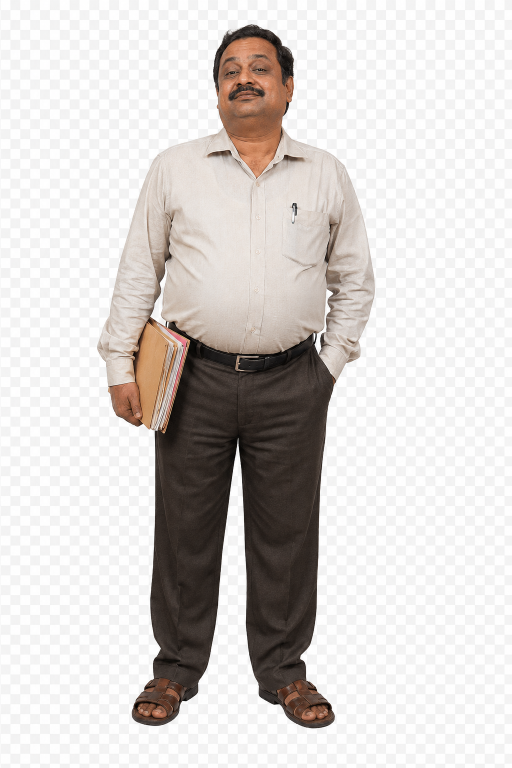
#> input picture assets/source/social_universe/2100544c-f21e-496a-bccf-c8bdc2edec91.png, 1024 x 1536 px (shown at 1/2 size)
$ python -i make_social_sample_assets.py   (imports and definitions only)
#> lines starting #> are read from the running program, lines starting #| are printed output that depends on the picture
#> further down, picture is the input picture: PIL image 1024x1536 RGB; mean R, G, B 214.8, 210.6, 208.1
"""Build a small realistic social-story sample asset set.

The source PNGs exported by image tools often contain a checkerboard background
as real RGB pixels, not alpha. This script removes that edge-connected
checkerboard, then builds simple talking-figure rigs under the new
assets/characters/social_universe/ folder.
"""
from __future__ import annotations

import json
import shutil
import sys
from collections import deque
from dataclasses import dataclass
from pathlib import Path

from PIL import Image, ImageDraw, ImageFilter, ImageFont

ROOT = Path(__file__).resolve().parents[1]
sys.path.insert(0, str(ROOT / "src"))

DOWNLOADS = Path.home() / "Downloads"
SOURCE = ROOT / "assets" / "source" / "social_universe"
CHARS = ROOT / "assets" / "characters" / "social_universe"
BGS = ROOT / "assets" / "backgrounds" / "social_universe"
DIST = ROOT / "dist"

SPACE = (720, 1040)
FEET = (360, 1010)


@dataclass(frozen=True)
class SocialFigure:
    cid: str
    display_name: str
    source_file: str
    mouth_xy: tuple[int, int]
    mouth_scale: float = 1.0
    height: int = 930


FIGURES = [
    SocialFigure("student_hd", "Ravi - Student", "00ccae56-eb62-4be1-a9ad-0262652be851.png", (360, 230), 0.48),
    SocialFigure("journalist_hd", "Meera - Journalist", "a27706d0-0f9b-4c62-b7cc-859624e89a17.png", (360, 218), 0.44),
    SocialFigure("officer_hd", "Honest Officer", "db52d846-35ac-4b50-9890-df1f37d2acce.png", (360, 212), 0.44),
    SocialFigure("clerk_hd", "File Clerk", "2100544c-f21e-496a-bccf-c8bdc2edec91.png", (360, 208), 0.44),
    SocialFigure("common_man_hd", "Common Man", "0fbc86ee-2997-40c0-9a79-bd48ac6a4132.png", (360, 220), 0.44),
    SocialFigure("politician_hd", "Netaji", "35d0de70-5088-4ec2-9dae-75ef96a9579d.png", (360, 214), 0.44),
]


def _background_like(rgb: tuple[int, int, int]) -> bool:
    r, g, b = rgb
    return max(rgb) - min(rgb) <= 18 and min(rgb) >= 218


def remove_checkerboard(im: Image.Image) -> Image.Image:
    """Remove edge-connected neutral checkerboard pixels while preserving clothes."""
    rgb = im.convert("RGB")
    w, h = rgb.size
#> w = 1024; h = 1536
    pixels = rgb.load()
    seen = bytearray(w * h)
    bg = bytearray(w * h)
    q: deque[tuple[int, int]] = deque()

    def push(x: int, y: int) -> None:
        idx = y * w + x
        if seen[idx]:
            return
        seen[idx] = 1
        if _background_like(pixels[x, y]):
            bg[idx] = 1
            q.append((x, y))

    for x in range(w):
        push(x, 0)
        push(x, h - 1)
    for y in range(h):
        push(0, y)
        push(w - 1, y)

    while q:
        x, y = q.popleft()
        for nx, ny in ((x + 1, y), (x - 1, y), (x, y + 1), (x, y - 1)):
            if 0 <= nx < w and 0 <= ny < h:
                push(nx, ny)

    alpha = Image.new("L", (w, h), 255)
#> alpha: PIL image 1024x1536 L; every value is 255
    ap = alpha.load()
    for y in range(h):
        row = y * w
        for x in range(w):
            if bg[row + x]:
                ap[x, y] = 0
    alpha = alpha.filter(ImageFilter.MinFilter(3)).filter(ImageFilter.GaussianBlur(0.7))
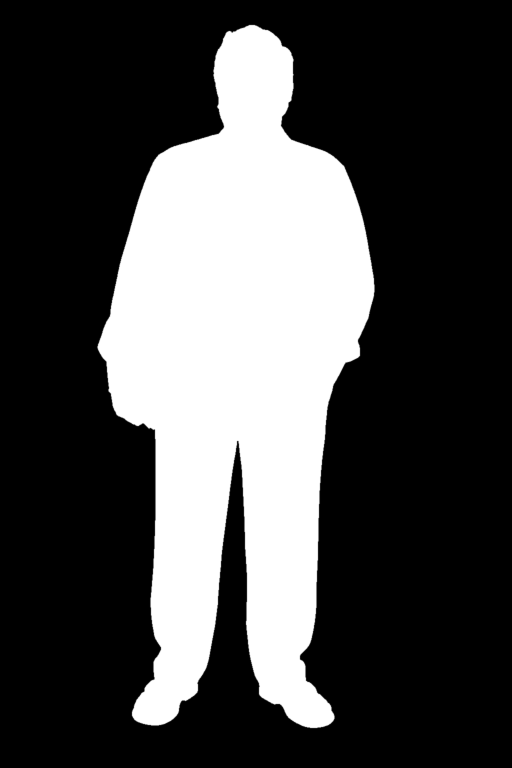
#> alpha: PIL image 1024x1536 L (shown at 1/2 size); min 0, max 255, mean 73.5
    out = rgb.convert("RGBA")
    out.putalpha(alpha)
    bbox = out.getchannel("A").getbbox()
    if bbox:
        out = out.crop(bbox)
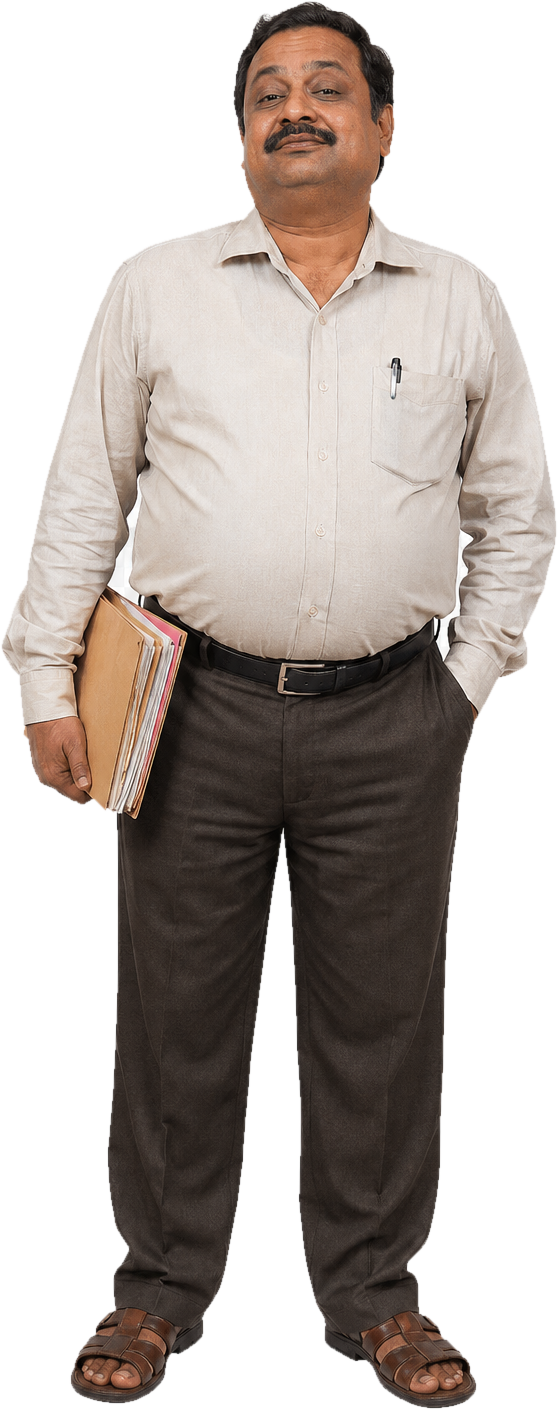
#> out: PIL image 558x1410 RGBA; mean R, G, B, A 181.3, 173, 168, 146.9; transparent parts drawn white
    return out


# [145 lines left out: functions fit_to_space, mouth, full_canvas_overlay, write_rig, build_character, background_public_office and 2 more, not called in this run]


# [2 lines not run here, left out]

>>> from PIL import Image
>>> picture = Image.open('../assets/source/social_universe/2100544c-f21e-496a-bccf-c8bdc2edec91.png')
>>> result = remove_checkerboard(picture)

$ run again, on assets/cartoon/source/story_mother_parts_sheet.png
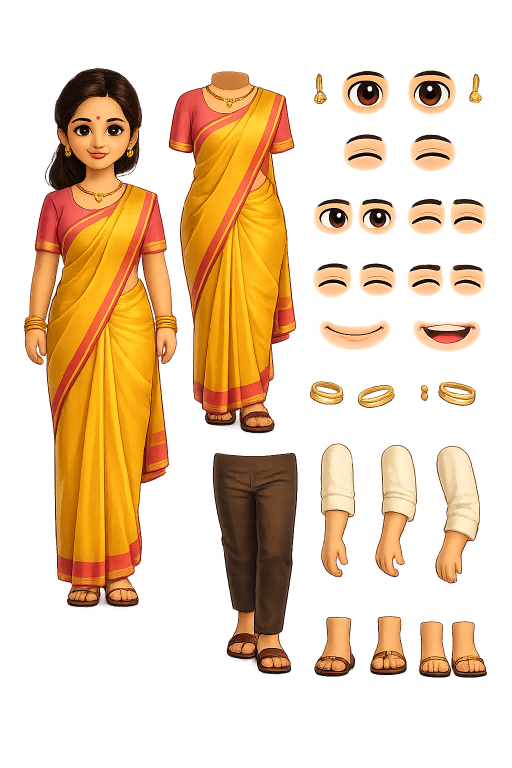
#> input picture assets/cartoon/source/story_mother_parts_sheet.png, 1024 x 1536 px (shown at 1/2 size)
#> picture is the input picture: PIL image 1024x1536 RGBA; mean R, G, B, A 73.3, 48.7, 21.6, 89.8
#> in remove_checkerboard, `rgb = im.convert("RGB")`:
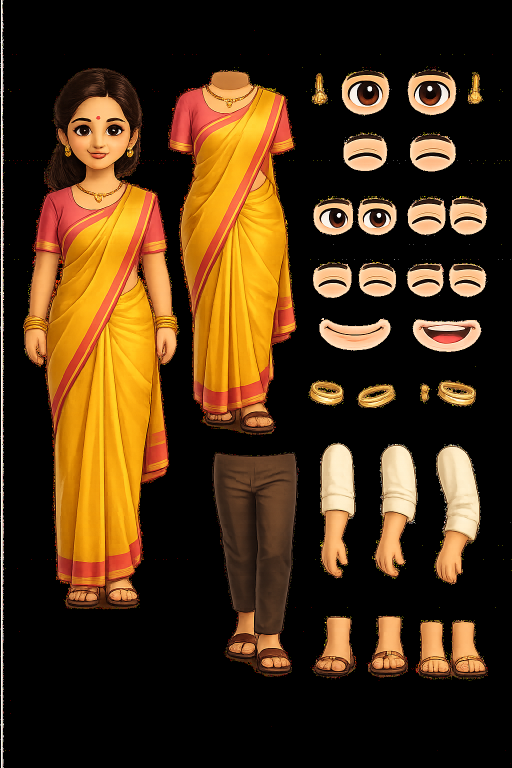
#> rgb: PIL image 1024x1536 RGB (shown at 1/2 size); mean R, G, B 73.3, 48.7, 21.6
#> in remove_checkerboard, `alpha = alpha.filter(ImageFilter.MinFilter(3)).filter(ImageFilter.Gaus..`:
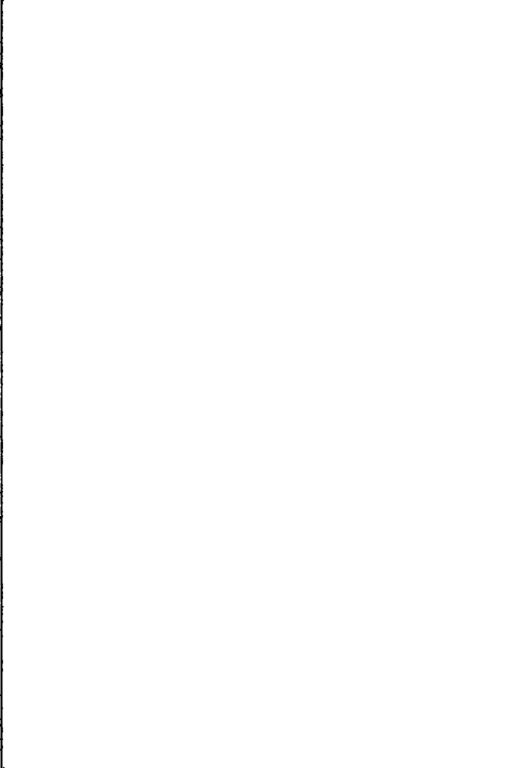
#> alpha: PIL image 1024x1536 L (shown at 1/2 size); min 0, max 255, mean 253.9
